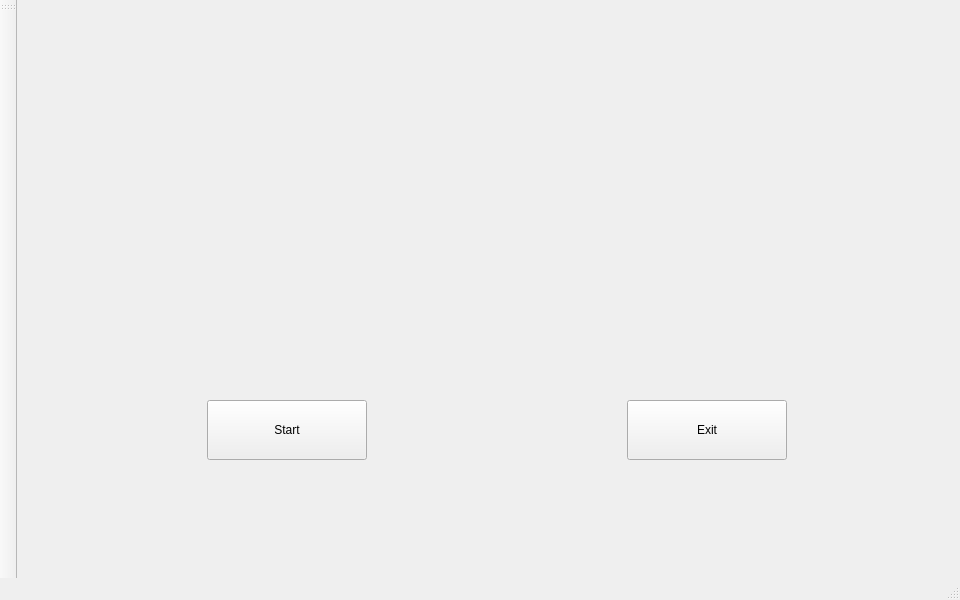
<?xml version="1.0" encoding="UTF-8"?>
<ui version="4.0">
 <class>MainWindow</class>
 <widget class="QMainWindow" name="MainWindow">
  <property name="enabled">
   <bool>true</bool>
  </property>
  <property name="geometry">
   <rect>
    <x>0</x>
    <y>0</y>
    <width>960</width>
    <height>600</height>
   </rect>
  </property>
  <property name="minimumSize">
   <size>
    <width>960</width>
    <height>600</height>
   </size>
  </property>
  <property name="maximumSize">
   <size>
    <width>960</width>
    <height>600</height>
   </size>
  </property>
  <property name="windowTitle">
   <string>MainWindow</string>
  </property>
  <property name="iconSize">
   <size>
    <width>18</width>
    <height>18</height>
   </size>
  </property>
  <widget class="QWidget" name="centralWidget">
   <property name="sizePolicy">
    <sizepolicy hsizetype="Preferred" vsizetype="Preferred">
     <horstretch>0</horstretch>
     <verstretch>0</verstretch>
    </sizepolicy>
   </property>
   <property name="minimumSize">
    <size>
     <width>960</width>
     <height>600</height>
    </size>
   </property>
   <property name="maximumSize">
    <size>
     <width>960</width>
     <height>600</height>
    </size>
   </property>
   <widget class="QPushButton" name="pushButton">
    <property name="geometry">
     <rect>
      <x>190</x>
      <y>400</y>
      <width>160</width>
      <height>60</height>
     </rect>
    </property>
    <property name="styleSheet">
     <string notr="true">font: 32pt &quot;華康寶風體W4&quot;;</string>
    </property>
    <property name="text">
     <string>Start</string>
    </property>
    <property name="iconSize">
     <size>
      <width>18</width>
      <height>18</height>
     </size>
    </property>
   </widget>
   <widget class="QPushButton" name="pushButton_2">
    <property name="geometry">
     <rect>
      <x>610</x>
      <y>400</y>
      <width>160</width>
      <height>60</height>
     </rect>
    </property>
    <property name="styleSheet">
     <string notr="true">font: 32pt &quot;華康寶風體W4&quot;;</string>
    </property>
    <property name="text">
     <string>Exit</string>
    </property>
   </widget>
   <widget class="QLabel" name="label">
    <property name="geometry">
     <rect>
      <x>0</x>
      <y>0</y>
      <width>960</width>
      <height>600</height>
     </rect>
    </property>
    <property name="minimumSize">
     <size>
      <width>960</width>
      <height>600</height>
     </size>
    </property>
    <property name="maximumSize">
     <size>
      <width>960</width>
      <height>600</height>
     </size>
    </property>
    <property name="text">
     <string/>
    </property>
    <property name="pixmap">
     <pixmap resource="img.qrc">:/img/background1_960x600.jpg</pixmap>
    </property>
   </widget>
   <zorder>label</zorder>
   <zorder>pushButton</zorder>
   <zorder>pushButton_2</zorder>
  </widget>
  <widget class="QMenuBar" name="menuBar">
   <property name="geometry">
    <rect>
     <x>0</x>
     <y>0</y>
     <width>960</width>
     <height>17</height>
    </rect>
   </property>
  </widget>
  <widget class="QToolBar" name="mainToolBar">
   <attribute name="toolBarArea">
    <enum>LeftToolBarArea</enum>
   </attribute>
   <attribute name="toolBarBreak">
    <bool>false</bool>
   </attribute>
  </widget>
  <widget class="QStatusBar" name="statusBar"/>
 </widget>
 <layoutdefault spacing="6" margin="11"/>
 <resources>
  <include location="img.qrc"/>
 </resources>
 <connections/>
</ui>
